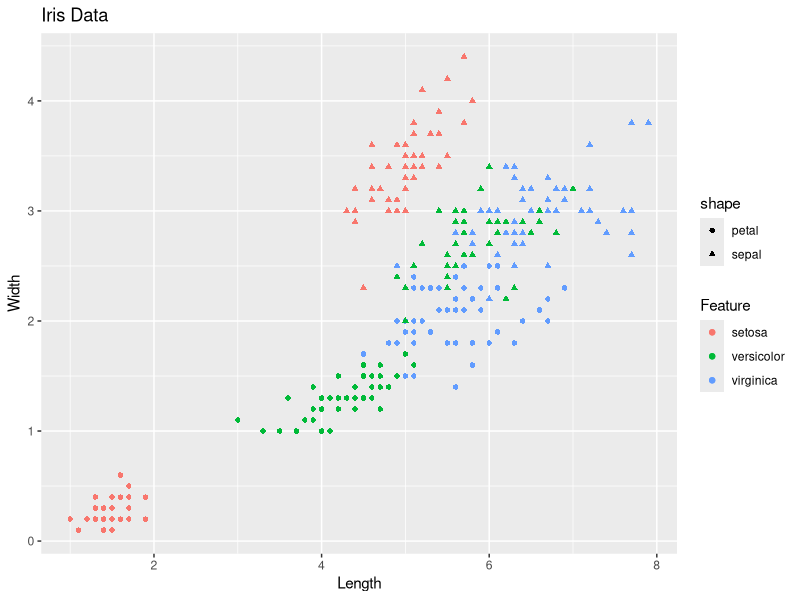

R code for this plot: (Note: this script raises an error after producing the figure.)
library(ggplot2, quietly = TRUE)
library(GGally, quietly = TRUE)
data("iris")

# length vs. width
plot <- ggplot2::ggplot()
plot <- plot + ggplot2::ggtitle(label = "Iris Data")
plot <- plot + ggplot2::xlab("Length")
plot <- plot + ggplot2::ylab("Width")
plot <- plot + ggplot2::labs(colour = "Feature")
plot <- plot + ggplot2::geom_point(data = iris, mapping = ggplot2::aes(x = Petal.Length, y = Petal.Width, colour = Species, shape = "petal"))
plot <- plot + ggplot2::geom_point(data = iris, mapping = ggplot2::aes(x = Sepal.Length, y = Sepal.Width, colour = Species, shape = "sepal"))
print(plot)
GGally::ggsave("iris data.pdf", plot = plot, device = "pdf", scale = 1, dpi = 300, width = 100, height = 100, units = "mm")

# matrix plot
plot <- GGally::ggpairs(data = iris, mapping = ggplot2::aes(colour = Species))
print(plot)
ggplot2::ggsave("iris data pairs.png", plot = plot, device = "png", scale = 1, dpi = 300, width = 100, height = 100, units = "mm")
